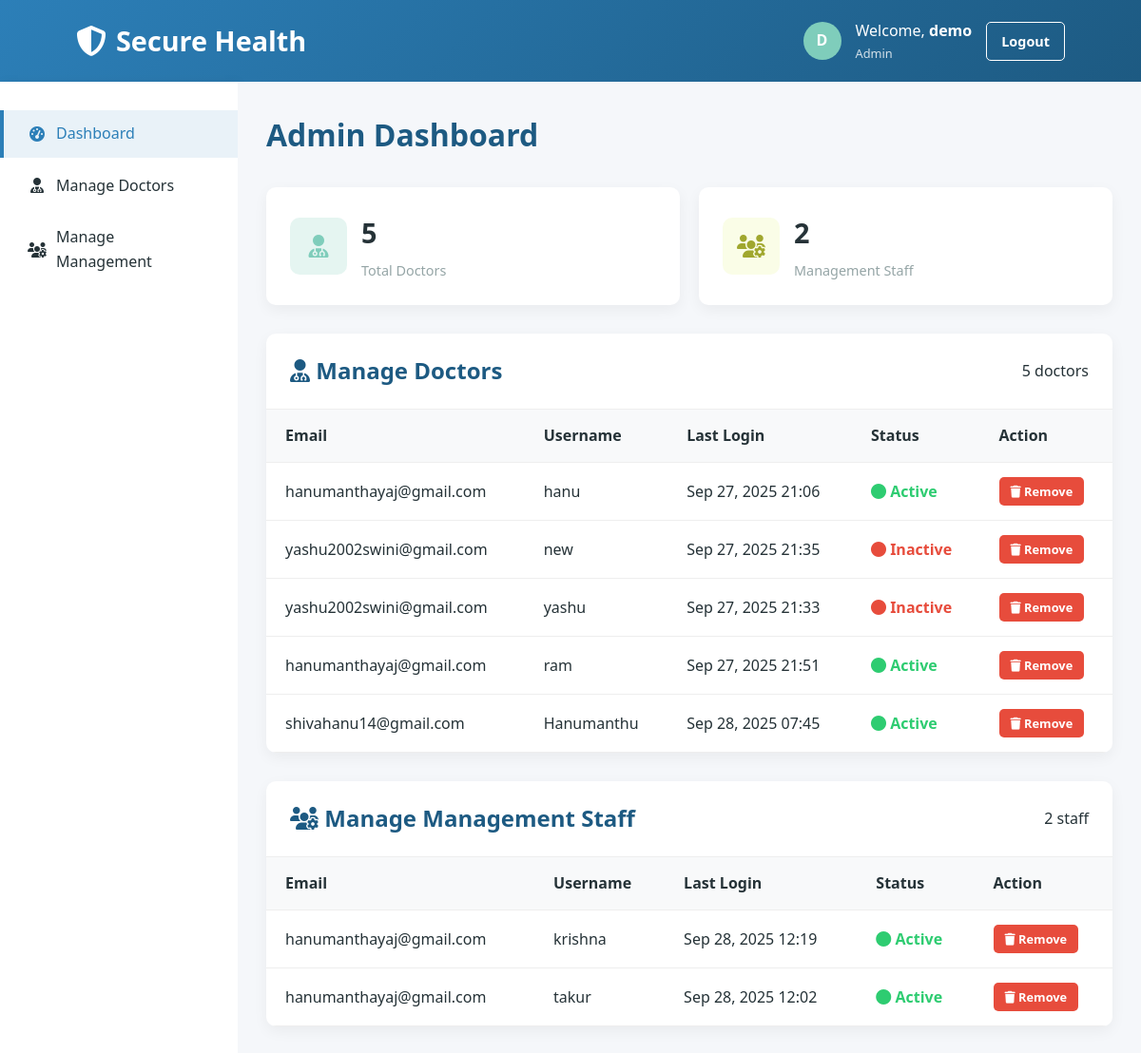
The page /admin-dashboard/ (signed in) on the database its author committed.
### accounts/models.py (models this page shows, shortened)
class CustomUser(AbstractUser):
    ROLE_CHOICES = (
        ('admin', 'Admin'),
        ('doctor', 'Doctor'),
        ('management', 'Management'),
    )
    role = models.CharField(max_length=15, choices=ROLE_CHOICES, default='doctor')
    is_verified = models.BooleanField(default=False)
    otp = models.CharField(max_length=6, blank=True, null=True)
    profile_image = models.ImageField(upload_to="profiles/", blank=True, null=True)

### accounts/views.py (the view)
# urls.py: path('admin-dashboard/', views.admin_dashboard_view, name='admin_dashboard'),
@login_required
def admin_dashboard_view(request):
    if request.user.role != "admin":
        messages.error(request, "Unauthorized access")
        return redirect('dashboard')
    doctors_count = CustomUser.objects.filter(role="doctor").count()
    management_count = CustomUser.objects.filter(role="management").count()
    patients_count = Patient.objects.count()
    doctors = CustomUser.objects.filter(role="doctor")
    management = CustomUser.objects.filter(role="management")
    return render(request, "admin_dashboard.html", {
        "role": request.user.role,
        "doctors_count": doctors_count,
        "management_count": management_count,
        "patients_count": patients_count,
        "doctors": doctors,
        "management": management
    })

### accounts/templates/admin_dashboard.html (shortened to what this page needs)
<!DOCTYPE html>
<html lang="en">
<head>
    <link rel="stylesheet" href="https://cdnjs.cloudflare.com/ajax/libs/font-awesome/6.4.0/css/all.min.css">
</head>
<body>
    <header class="dashboard-header">
        <div class="container">
            <div class="header-content">
                <div class="logo">
                    <i class="fas fa-shield-alt"></i>
                    <span>Secure Health</span>
                </div>
                <div class="user-info">
                    <div class="user-avatar">
                        {{ user.username|first|upper }}
                    </div>
                    <div>
                        <div>Welcome, <strong>{{ user.username }}</strong></div>
                        <div style="font-size: 0.8rem; opacity: 0.8;">Admin</div>
                    </div>
                    <a href="{% url 'logout' %}" class="btn btn-outline" style="color: white; border-color: white;">Logout</a>
                </div>
            </div>
        </div>
    </header>
    <div class="dashboard-container">
        <nav class="sidebar">
            <ul class="sidebar-menu">
                <li><a href="#" class="active"><i class="fas fa-tachometer-alt"></i> Dashboard</a></li>
                <li><a href="#doctors"><i class="fas fa-user-md"></i> Manage Doctors</a></li>
                <li><a href="#management"><i class="fas fa-users-cog"></i> Manage Management</a></li>
            </ul>
        </nav>
        <main class="main-content">
            <div class="content-header">
                <h1>Admin Dashboard</h1>
            </div>
            <div class="stats-cards">
                <div class="stat-card">
                    <div class="stat-icon doctor">
                        <i class="fas fa-user-md"></i>
                    </div>
                    <div class="stat-info">
                        <h3>{{ doctors_count }}</h3>
                        <p>Total Doctors</p>
                    </div>
                </div>
                <div class="stat-card">
                    <div class="stat-icon management">
                        <i class="fas fa-users-cog"></i>
                    </div>
                    <div class="stat-info">
                        <h3>{{ management_count }}</h3>
                        <p>Management Staff</p>
                    </div>
                </div>
            </div>
            <div class="card" id="doctors">
                <div class="card-header">
                    <h2><i class="fas fa-user-md"></i> Manage Doctors</h2>
                    <span>{{ doctors_count }} doctors</span>
                </div>
                <div class="card-body">
                    <div class="table-responsive">
                        <table>
                            <thead>
                                <tr>
                                    <th>Email</th>
                                    <th>Username</th>
                                    <th>Last Login</th>
                                    <th>Status</th>
                                    <th>Action</th>
                                </tr>
                            </thead>
                            <tbody>
                                {% for doctor in doctors %}
                                <tr>
                                    <td>{{ doctor.email }}</td>
                                    <td>{{ doctor.username }}</td>
                                    <td>
                                        {% if doctor.last_login %}
                                            {{ doctor.last_login|date:"M d, Y H:i" }}
                                        {% else %}
                                            <span style="color: var(--gray);">Never</span>
                                        {% endif %}
                                    </td>
                                    <td>
                                        {% if doctor.is_active %}
                                        <span class="status-active"><i class="fas fa-circle"></i> Active</span>
                                        {% else %}
                                        <span class="status-inactive"><i class="fas fa-circle"></i> Inactive</span>
                                        {% endif %}
                                    </td>
                                    <td>
                                        <button class="btn btn-sm btn-danger delete-user"
                                                data-user-id="{{ doctor.id }}"
                                                data-user-name="{{ doctor.username }}"
                                                data-user-role="doctor">
                                            <i class="fas fa-trash"></i> Remove
                                        </button>
                                    </td>
                                </tr>
                                {% empty %}
                                <tr>
                                    <td colspan="5" style="text-align: center; padding: 30px;">
                                        No doctors found. <a href="#">Add a doctor</a> to get started.
                                    </td>
                                </tr>
                                {% endfor %}
                            </tbody>
                        </table>
                    </div>
                </div>
            </div>
            <div class="card" id="management">
                <div class="card-header">
                    <h2><i class="fas fa-users-cog"></i> Manage Management Staff</h2>
                    <span>{{ management_count }} staff</span>
                </div>
                <div class="card-body">
                    <div class="table-responsive">
                        <table>
                            <thead>
                                <tr>
                                    <th>Email</th>
                                    <th>Username</th>
                                    <th>Last Login</th>
                                    <th>Status</th>
                                    <th>Action</th>
                                </tr>
                            </thead>
                            <tbody>
                                {% for manager in management %}
                                <tr>
                                    <td>{{ manager.email }}</td>
                                    <td>{{ manager.username }}</td>
                                    <td>
                                        {% if manager.last_login %}
                                            {{ manager.last_login|date:"M d, Y H:i" }}
                                        {% else %}
                                            <span style="color: var(--gray);">Never</span>
                                        {% endif %}
                                    </td>
                                    <td>
                                        {% if manager.is_active %}
                                        <span class="status-active"><i class="fas fa-circle"></i> Active</span>
                                        {% else %}
                                        <span class="status-inactive"><i class="fas fa-circle"></i> Inactive</span>
                                        {% endif %}
                                    </td>
                                    <td>
                                        <button class="btn btn-sm btn-danger delete-user"
                                                data-user-id="{{ manager.id }}"
                                                data-user-name="{{ manager.username }}"
                                                data-user-role="management">
                                            <i class="fas fa-trash"></i> Remove
                                        </button>
                                    </td>
                                </tr>
                                {% empty %}
                                <tr>
                                    <td colspan="5" style="text-align: center; padding: 30px;">
                                        No management staff found. <a href="#">Add management staff</a> to get started.
                                    </td>
                                </tr>
                                {% endfor %}
                            </tbody>
                        </table>
                    </div>
                </div>
            </div>
        </main>
    </div>
</body>
</html>

### accounts/templates/admin_dashboard.html (style rules this page uses)
:root { --primary: #2c7fb8; --primary-dark: #1d5a82; --secondary: #7fcdbb; --accent: #edf8b1; --light: #f7f7f7; --dark: #253237; --success: #2ecc71; --warning: #f39c12; --danger: #e74c3c; --gray: #95a5a6; }
* { margin: 0; padding: 0; box-sizing: border-box; font-family: 'Segoe UI', Tahoma, Geneva, Verdana, sans-serif; }
body { background-color: #f5f7fa; color: var(--dark); line-height: 1.6; }
.container { width: 90%; max-width: 1200px; margin: 0 auto; padding: 0 20px; }
.dashboard-header { background: linear-gradient(135deg, var(--primary), var(--primary-dark)); color: white; padding: 20px 0; box-shadow: 0 4px 12px rgba(0, 0, 0, 0.1); }
.header-content { display: flex; justify-content: space-between; align-items: center; }
.logo { font-size: 1.8rem; font-weight: 700; display: flex; align-items: center; }
.logo i { margin-right: 10px; font-size: 2rem; }
.user-info { display: flex; align-items: center; gap: 15px; }
.user-avatar { width: 40px; height: 40px; background-color: var(--secondary); border-radius: 50%; display: flex; align-items: center; justify-content: center; font-weight: bold; }
.dashboard-container { display: flex; min-height: calc(100vh - 80px); }
.sidebar { width: 250px; background-color: white; box-shadow: 2px 0 10px rgba(0, 0, 0, 0.05); padding: 30px 0; }
.sidebar-menu { list-style: none; }
.sidebar-menu li { margin-bottom: 5px; }
.sidebar-menu a { display: flex; align-items: center; padding: 12px 25px; color: var(--dark); text-decoration: none; transition: all 0.3s ease; border-left: 4px solid transparent; }
.sidebar-menu a:hover, .sidebar-menu a.active { background-color: rgba(44, 127, 184, 0.1); color: var(--primary); border-left-color: var(--primary); }
.sidebar-menu i { margin-right: 10px; width: 20px; text-align: center; }
.main-content { flex: 1; padding: 30px; background-color: #f5f7fa; }
.content-header { display: flex; justify-content: space-between; align-items: center; margin-bottom: 30px; }
.content-header h1 { font-size: 2rem; color: var(--primary-dark); }
.stats-cards { display: grid; grid-template-columns: repeat(auto-fit, minmax(250px, 1fr)); gap: 20px; margin-bottom: 30px; }
.stat-card { background-color: white; border-radius: 10px; padding: 25px; box-shadow: 0 5px 15px rgba(0, 0, 0, 0.05); display: flex; align-items: center; transition: transform 0.3s ease; }
.stat-icon { width: 60px; height: 60px; border-radius: 10px; display: flex; align-items: center; justify-content: center; margin-right: 15px; font-size: 1.5rem; }
.stat-icon.doctor { background-color: rgba(127, 205, 187, 0.2); color: var(--secondary); }
.stat-icon.management { background-color: rgba(237, 248, 177, 0.3); color: #a0a72e; }
.stat-info h3 { font-size: 1.8rem; margin-bottom: 5px; }
.stat-info p { color: var(--gray); font-size: 0.9rem; }
.card { background-color: white; border-radius: 10px; box-shadow: 0 5px 15px rgba(0, 0, 0, 0.05); margin-bottom: 30px; overflow: hidden; }
.card-header { padding: 20px 25px; border-bottom: 1px solid #eee; display: flex; justify-content: space-between; align-items: center; }
.card-header h2 { font-size: 1.5rem; color: var(--primary-dark); }
.card-body { padding: 0; }
.table-responsive { overflow-x: auto; }
table { width: 100%; border-collapse: collapse; }
thead { background-color: #f8f9fa; }
th { padding: 15px 20px; text-align: left; font-weight: 600; color: var(--dark); border-bottom: 1px solid #eee; }
td { padding: 15px 20px; border-bottom: 1px solid #eee; }
.status-active { color: var(--success); font-weight: 600; }
.status-inactive { color: var(--danger); font-weight: 600; }
.btn { display: inline-block; padding: 8px 15px; border: none; border-radius: 5px; font-size: 0.9rem; font-weight: 600; cursor: pointer; transition: all 0.3s ease; text-decoration: none; }
.btn-sm { padding: 6px 12px; font-size: 0.8rem; }
.btn-danger { background-color: var(--danger); color: white; }
.btn-outline { background-color: transparent; border: 1px solid var(--primary); color: var(--primary); }

### rows shown on the page
CustomUser: username|first "D", username "demo"
CustomUser: email "hanumanthayaj@gmail.com", username "hanu", last_login "Sep 27, 2025 21:06", is_active True (drawn)
CustomUser: email "yashu2002swini@gmail.com", username "new", last_login "Sep 27, 2025 21:35", is_active False (drawn)
CustomUser: email "yashu2002swini@gmail.com", username "yashu", last_login "Sep 27, 2025 21:33", is_active False (drawn)
CustomUser: email "hanumanthayaj@gmail.com", username "ram", last_login "Sep 27, 2025 21:51", is_active True (drawn)
CustomUser: email "shivahanu14@gmail.com", username "Hanumanthu", last_login "Sep 28, 2025 07:45", is_active True (drawn)
CustomUser: email "hanumanthayaj@gmail.com", username "krishna", last_login "Sep 28, 2025 12:19", is_active True (drawn)
CustomUser: email "hanumanthayaj@gmail.com", username "takur", last_login "Sep 28, 2025 12:02", is_active True (drawn)

### other values the page prints
{{ doctors_count }} "5"
{{ management_count }} "2"
